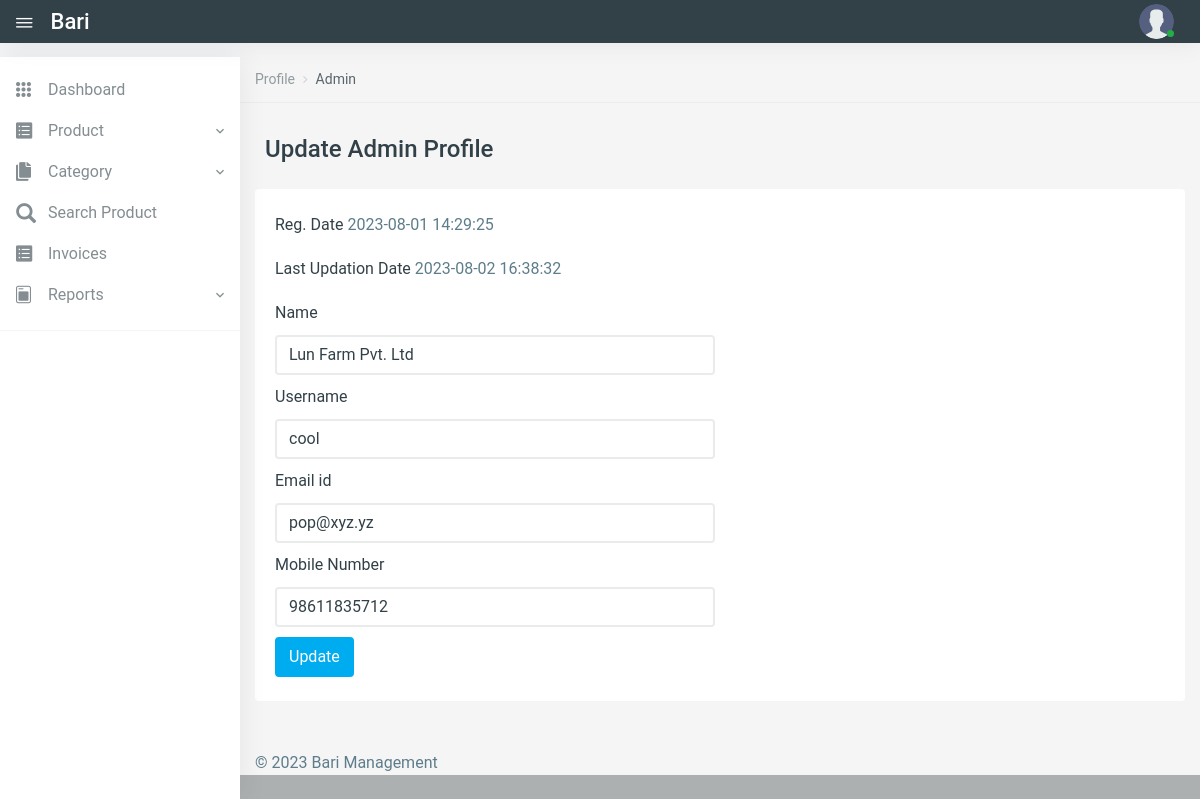
The page /Kisan/profile.php (signed in) on the database its author committed.
### tables this page shows
CREATE TABLE `user_form` (
  `ID` int(100) NOT NULL,
  `Name` varchar(100) NOT NULL,
  `UserName` char(45) DEFAULT NULL,
  `MobileNumber` bigint(11) DEFAULT NULL,
  `Email` varchar(100) NOT NULL,
  `Password` varchar(100) NOT NULL,
  `Image` varchar(100) NOT NULL,
  `AdminRegdate` timestamp NULL DEFAULT current_timestamp(),
  `UpdationDate` timestamp NULL DEFAULT NULL ON UPDATE current_timestamp()
);

### Kisan/profile.php (the view, shortened to what this page needs)
<?php
include('includes/config.php');
if (strlen($_SESSION['user_id'] == 0)) {
    header('location:logout.php');
} else {
?>
    <!DOCTYPE html>
    <html lang="en">
    <head>
        <link href="vendors/jquery-toggles/css/toggles.css" rel="stylesheet" type="text/css">
        <link href="vendors/jquery-toggles/css/themes/toggles-light.css" rel="stylesheet" type="text/css">
        <link href="dist/css/style.css" rel="stylesheet" type="text/css">
    </head>
    <body>
        <div class="hk-wrapper hk-vertical-nav">
            <?php include_once('includes/navbar.php');
            include_once('includes/sidebar.php');
            ?>
            <div class="hk-pg-wrapper">
                <nav class="hk-breadcrumb" aria-label="breadcrumb">
                    <ol class="breadcrumb breadcrumb-light bg-transparent">
                        <li class="breadcrumb-item"><a href="#">Profile</a></li>
                        <li class="breadcrumb-item active" aria-current="page">Admin</li>
                    </ol>
                </nav>
                <div class="container">
                    <div class="hk-pg-header">
                        <h4 class="hk-pg-title"><span class="pg-title-icon"><span class="feather-icon"><i data-feather="external-link"></i></span></span>Update Admin Profile</h4>
                    </div>
                    <div class="row">
                        <div class="col-xl-12">
                            <section class="hk-sec-wrapper">
                                <div class="row">
                                    <div class="col-sm">
                                        <form class="needs-validation" method="post" novalidate>
                                            <?php
                                            $adminid = $_SESSION['user_id'];
                                            $query = mysqli_query($con, "select * from user_form where ID='$adminid'");
                                            while ($row = mysqli_fetch_array($query)) {
                                            ?>
                                                <div class="form-row">
                                                    <div class="col-md-6 mb-10">
                                                        <label for="validationCustom03"> Reg. Date</label>
                                                        <?php echo $row['AdminRegdate']; ?>
                                                    </div>
                                                </div>
                                                <?php if ($row['UpdationDate'] != "") { ?>
                                                    <div class="form-row">
                                                        <div class="col-md-6 mb-10">
                                                            <label for="validationCustom03"> Last Updation Date</label>
                                                            <?php echo $row['UpdationDate']; ?>
                                                        </div>
                                                    </div>
                                                <?php } ?>
                                                <div class="form-row">
                                                    <div class="col-md-6 mb-10">
                                                        <label for="validationCustom03"> Name</label>
                                                        <input type="text" class="form-control" id="validationCustom03" value="<?php echo $row['Name']; ?>" name="name" required>
                                                    </div>
                                                </div>
                                                <div class="form-row">
                                                    <div class="col-md-6 mb-10">
                                                        <label for="validationCustom03"> Username</label>
                                                        <input type="text" class="form-control" id="validationCustom03" value="<?php echo $row['UserName']; ?>" name="username" required>
                                                    </div>
                                                </div>
                                                <div class="form-row">
                                                    <div class="col-md-6 mb-10">
                                                        <label for="validationCustom03">Email id</label>
                                                        <input type="text" class="form-control" id="validationCustom03" value="<?php echo $row['Email']; ?>" name="emailid" required>
                                                    </div>
                                                </div>
                                                <div class="form-row">
                                                    <div class="col-md-6 mb-10">
                                                        <label for="validationCustom03"> Mobile Number</label>
                                                        <input type="text" class="form-control" id="validationCustom03" value="<?php echo $row['MobileNumber']; ?>" name="mobilenumber" required>
                                                    </div>
                                                </div>
                                            <?php } ?>
                                            <button class="btn btn-primary" type="submit" name="update">Update</button>
                                        </form>
                                    </div>
                                </div>
                            </section>
                        </div>
                    </div>
                </div>
                <?php include_once('includes/footer.php'); ?>
            </div>
        </div>
    </body>
    </html>
<?php } ?>

### rows shown on the page
user_form: AdminRegdate "2023-08-01 14:29:25", UpdationDate "2023-08-02 16:38:32", name "Lun Farm Pvt. Ltd", username "cool", emailid "pop@xyz.yz", mobilenumber "98611835712"
